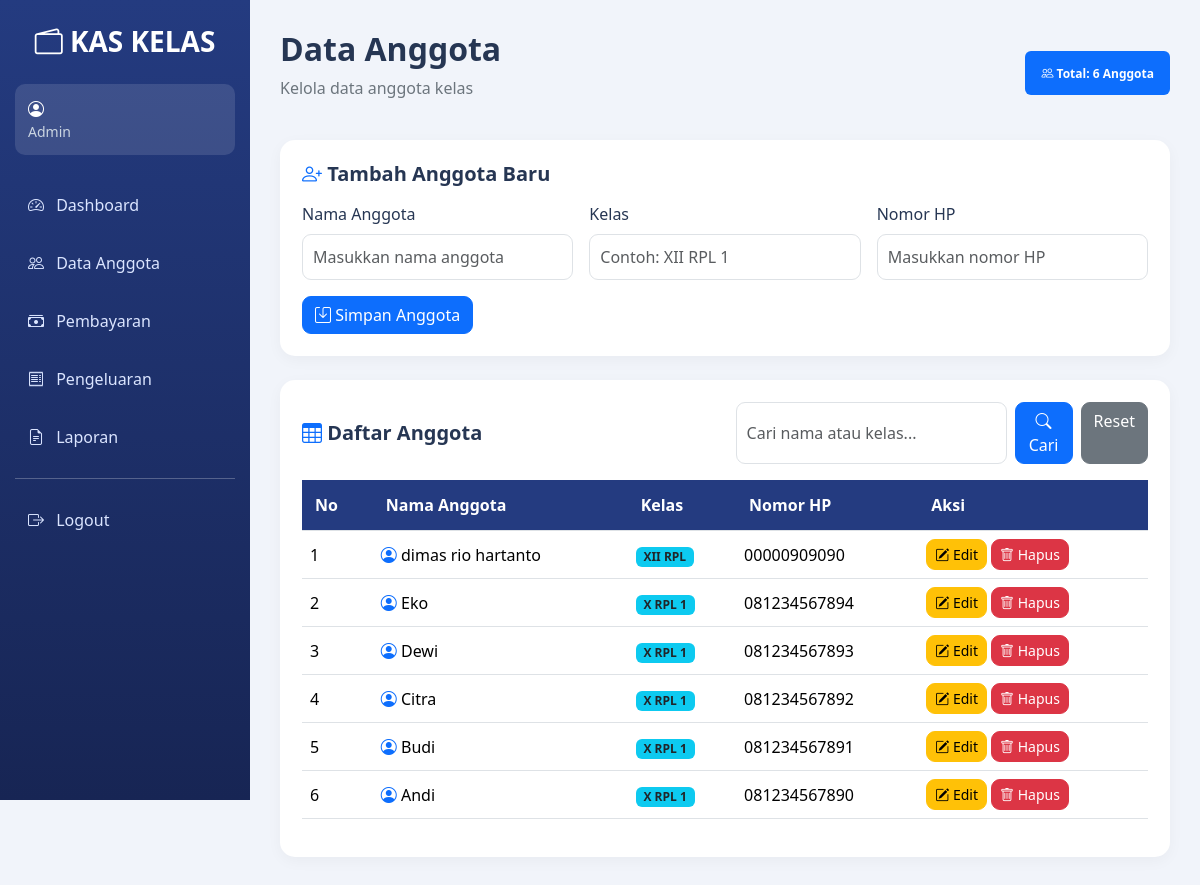
Screenshot of /anggota.php (signed in) with the database file from the repository.
### tables this page shows
CREATE TABLE `anggota` (
  `id` int(11) NOT NULL,
  `nama` varchar(100) NOT NULL,
  `kelas` varchar(50) NOT NULL,
  `no_hp` varchar(20) DEFAULT NULL,
  `created_at` timestamp NULL DEFAULT current_timestamp()
);

### config.php (called while the page is built, shortened)
<?php
function e($value) {
    return htmlspecialchars(
        (string)$value,
        ENT_QUOTES,
        'UTF-8'
    );
}

### anggota.php (the view, shortened to what this page needs)
<?php
require_once 'config.php';
$editData = null;
$cari = trim($_GET['cari'] ?? '');
$stmt = $conn->prepare(
    "SELECT * FROM anggota
     WHERE nama LIKE ? OR kelas LIKE ?
     ORDER BY id DESC"
);
$keyword = "%".$cari."%";
$stmt->bind_param("ss", $keyword, $keyword);
$stmt->execute();
$data = $stmt->get_result();
$total = $conn->query(
    "SELECT COUNT(*) AS total FROM anggota"
)->fetch_assoc()['total'];
?>
<!DOCTYPE html>
<html lang="id">
<head>
<link href="https://cdn.jsdelivr.net/npm/bootstrap@5.3.3/dist/css/bootstrap.min.css" rel="stylesheet">
<link rel="stylesheet" href="https://cdn.jsdelivr.net/npm/bootstrap-icons@1.11.3/font/bootstrap-icons.min.css">
<link rel="stylesheet" href="style.css">
</head>
<body>
<?php include 'sidebar.php'; ?>
<div class="main-content">
<div class="d-flex justify-content-between align-items-center mb-4">
<div>
<h2 class="fw-bold">Data Anggota</h2>
<p class="text-secondary">
Kelola data anggota kelas
</p>
</div>
<div class="badge bg-primary p-3">
<i class="bi bi-people"></i>
Total: <?= $total ?> Anggota
</div>
</div>
<div class="content-card mb-4">
<h5 class="fw-bold mb-3">
<i class="bi bi-person-plus text-primary"></i>
<?= $editData ? 'Edit Data Anggota' : 'Tambah Anggota Baru' ?>
</h5>
<form method="POST">
<div class="row g-3">
<div class="col-md-4">
<label class="form-label">Nama Anggota</label>
<input
type="text"
name="nama"
class="form-control"
placeholder="Masukkan nama anggota"
value="<?= e($editData['nama'] ?? '') ?>"
required>
</div>
<div class="col-md-4">
<label class="form-label">Kelas</label>
<input
type="text"
name="kelas"
class="form-control"
placeholder="Contoh: XII RPL 1"
value="<?= e($editData['kelas'] ?? '') ?>"
required>
</div>
<div class="col-md-4">
<label class="form-label">Nomor HP</label>
<input
type="text"
name="no_hp"
class="form-control"
placeholder="Masukkan nomor HP"
value="<?= e($editData['no_hp'] ?? '') ?>">
</div>
</div>
<div class="mt-3">
<button type="submit" class="btn btn-primary">
<i class="bi bi-save"></i>
<?= $editData ? 'Update Data' : 'Simpan Anggota' ?>
</button>
</div>
</form>
</div>
<div class="content-card">
<div class="d-flex justify-content-between align-items-center flex-wrap gap-3 mb-3">
<h5 class="fw-bold mb-0">
<i class="bi bi-table text-primary"></i>
Daftar Anggota
</h5>
<form method="GET" class="d-flex gap-2">
<input
type="text"
name="cari"
class="form-control"
placeholder="Cari nama atau kelas..."
value="<?= e($cari) ?>">
<button type="submit" class="btn btn-primary">
<i class="bi bi-search"></i> Cari
</button>
<a href="anggota.php" class="btn btn-secondary">
Reset
</a>
</form>
</div>
<div class="table-responsive">
<table class="table table-hover align-middle">
<thead>
<tr>
<th>No</th>
<th>Nama Anggota</th>
<th>Kelas</th>
<th>Nomor HP</th>
<th>Aksi</th>
</tr>
</thead>
<tbody>
<?php if ($data->num_rows > 0): ?>
<?php $no = 1; ?>
<?php while ($row = $data->fetch_assoc()): ?>
<tr>
<td><?= $no++ ?></td>
<td>
<i class="bi bi-person-circle text-primary"></i>
<?= e($row['nama']) ?>
</td>
<td>
<span class="badge bg-info text-dark">
<?= e($row['kelas']) ?>
</span>
</td>
<td><?= e($row['no_hp']) ?></td>
<td>
<a
href="anggota.php?edit=<?= (int)$row['id'] ?>"
class="btn btn-warning btn-sm">
<i class="bi bi-pencil-square"></i>
Edit
</a>
<form
method="POST"
class="d-inline"
onsubmit="return confirm('Yakin ingin menghapus anggota ini?')">
<button type="submit" class="btn btn-danger btn-sm">
<i class="bi bi-trash"></i>
Hapus
</button>
</form>
</td>
</tr>
<?php endwhile; ?>
<?php endif; ?>
</tbody>
</table>
</div>
</div>
</div>
</body>
</html>

### sidebar.php (shortened to what this page needs)
<div class="sidebar">
    <h3><i class="bi bi-wallet2"></i> KAS KELAS</h3>
    <div class="user-info">
        <i class="bi bi-person-circle"></i>
        <small><?= e($_SESSION['user']['role']) ?></small>
    </div>
    <a href="index.php"><i class="bi bi-speedometer2"></i> Dashboard</a>
    <a href="anggota.php"><i class="bi bi-people"></i> Data Anggota</a>
    <a href="pembayaran.php"><i class="bi bi-cash-stack"></i> Pembayaran</a>
    <a href="pengeluaran.php"><i class="bi bi-receipt"></i> Pengeluaran</a>
    <a href="laporan.php"><i class="bi bi-file-earmark-text"></i> Laporan</a>
    <hr>
    <a href="logout.php"><i class="bi bi-box-arrow-right"></i> Logout</a>
</div>

### style.css (style rules this page uses)
* { margin: 0; padding: 0; box-sizing: border-box; }
body { font-family: 'Segoe UI', sans-serif; background: #f1f4fa; color: #263653; }
.sidebar { width: 250px; min-height: 100vh; background: linear-gradient(180deg, #243b80, #172554); color: white; position: fixed; top: 0; left: 0; padding: 25px 15px; z-index: 100; }
.sidebar h3 { text-align: center; margin-bottom: 25px; font-weight: bold; }
.user-info { background: rgba(255,255,255,.12); padding: 13px; border-radius: 10px; margin-bottom: 25px; }
.user-info small { display: block; color: #cbd5e1; text-transform: capitalize; }
.sidebar a { display: block; color: #dbe5ff; text-decoration: none; padding: 13px; margin-bottom: 8px; border-radius: 10px; transition: .3s; }
.sidebar a i { margin-right: 8px; }
.main-content { margin-left: 250px; padding: 30px; }
.content-card { background: white; padding: 22px; border-radius: 15px; box-shadow: 0 4px 15px rgba(0,0,0,.04); }
.table thead { background: #243b80; color: white; }
.table thead th { background: #243b80; color: white; padding: 13px; }
.table td { vertical-align: middle; }
.form-control, .form-select { border-radius: 9px; padding: 10px; }
.btn { border-radius: 9px; }

### rows the page displays
anggota: nama "dimas rio hartanto", kelas "XII RPL", no_hp "00000909090"
anggota: nama "Eko", kelas "X RPL 1", no_hp "081234567894"
anggota: nama "Dewi", kelas "X RPL 1", no_hp "081234567893"
anggota: nama "Citra", kelas "X RPL 1", no_hp "081234567892"
anggota: nama "Budi", kelas "X RPL 1", no_hp "081234567891"
anggota: nama "Andi", kelas "X RPL 1", no_hp "081234567890"

### other values shown
$_SESSION['user']['role'] "Admin"
$total "6"
